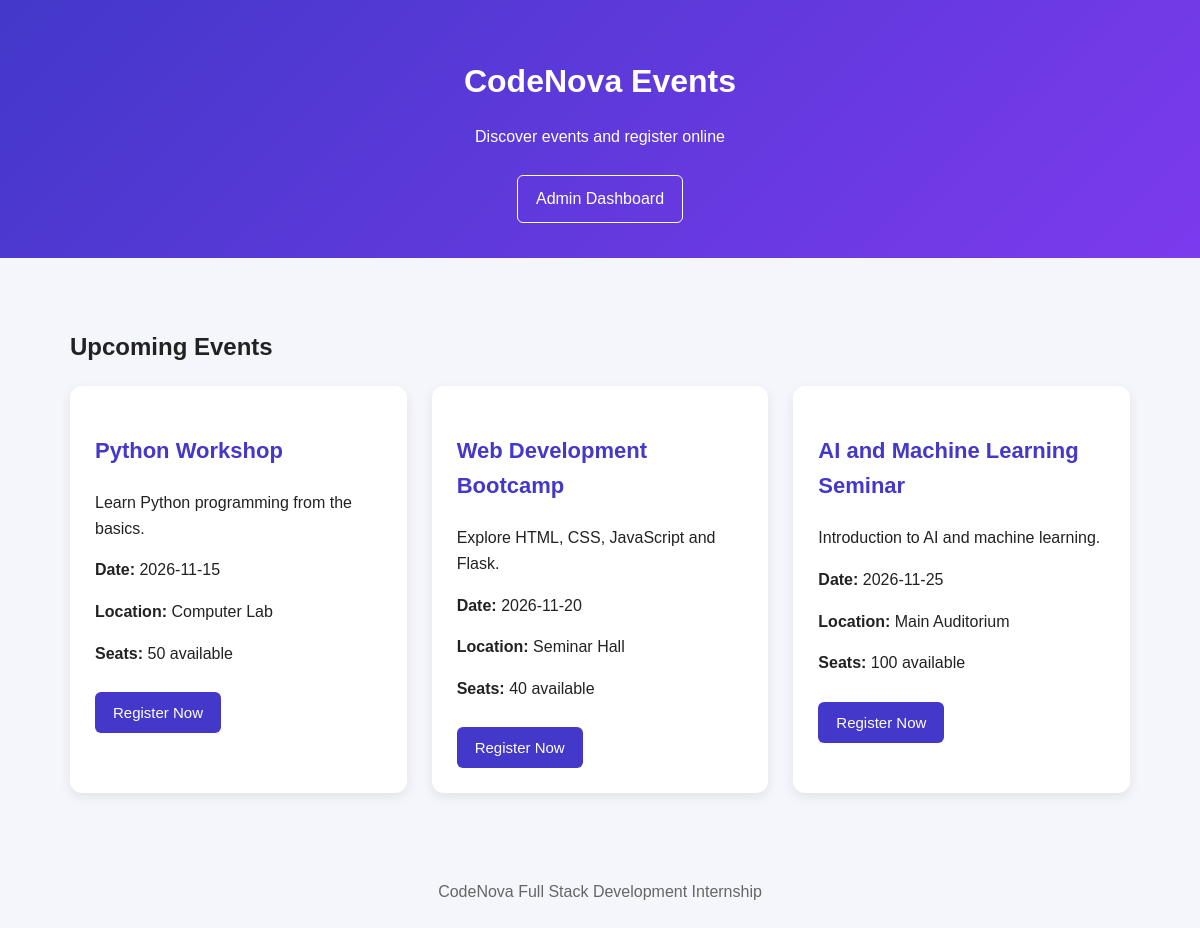
The page / on the database its author committed.
### tables this page shows
CREATE TABLE events (
            id INTEGER PRIMARY KEY AUTOINCREMENT,
            title TEXT NOT NULL,
            description TEXT NOT NULL,
            event_date TEXT NOT NULL,
            location TEXT NOT NULL,
            capacity INTEGER NOT NULL
                CHECK(capacity > 0)
        );

### app.py (the view)
@app.route("/")
def home():
    connection = get_connection()
    events = connection.execute("""
        SELECT e.*,
        (SELECT COUNT(*) FROM registrations r
         WHERE r.event_id = e.id) AS registered
        FROM events e
        ORDER BY e.event_date
    """).fetchall()
    connection.close()
    return render_template("index.html", events=events)

### database.py (called while the page is built)
def get_connection():
    connection = sqlite3.connect(DATABASE_NAME)
    connection.row_factory = sqlite3.Row
    return connection

### templates/index.html (shortened to what this page needs)
<!DOCTYPE html>
<html lang="en">
<head>
    <link rel="stylesheet" href="{{ url_for('static', filename='css/style.css') }}">
</head>
<body>
<header>
    <h1>CodeNova Events</h1>
    <p>Discover events and register online</p>
    <a href="{{ url_for('admin') }}">Admin Dashboard</a>
</header>
<main>
    <h2>Upcoming Events</h2>
    <div class="events-container">
        {% for event in events %}
        <div class="event-card">
            <h3>{{ event.title }}</h3>
            <p>{{ event.description }}</p>
            <p><strong>Date:</strong> {{ event.event_date }}</p>
            <p><strong>Location:</strong> {{ event.location }}</p>
            <p>
                <strong>Seats:</strong>
                {{ event.capacity - event.registered }} available
            </p>
            {% if event.capacity > event.registered %}
            <button onclick="openRegistration({{ event.id }}, {{ event.title | tojson }})">
                Register Now
            </button>
            {% else %}
            <button disabled>Fully Booked</button>
            {% endif %}
        </div>
        {% else %}
        <p>No upcoming events available.</p>
        {% endfor %}
    </div>
</main>
<footer>
    <p>CodeNova Full Stack Development Internship</p>
</footer>
</body>
</html>

### static/css/style.css (style rules this page uses)
* { box-sizing: border-box; }
body { margin: 0; font-family: Arial, sans-serif; background: #f4f6fb; color: #222; line-height: 1.6; }
header { background: linear-gradient(135deg, #4338ca, #7c3aed); color: white; padding: 35px 20px; text-align: center; }
header h1 { margin-bottom: 10px; font-size: 32px; }
header a { display: inline-block; margin-top: 10px; color: white; text-decoration: none; border: 1px solid white; padding: 10px 18px; border-radius: 6px; }
main { max-width: 1100px; margin: 30px auto; padding: 20px; }
.events-container { display: grid; grid-template-columns: repeat(auto-fit, minmax(260px, 1fr)); gap: 25px; }
.event-card { background: white; padding: 25px; border-radius: 12px; box-shadow: 0 4px 12px rgba(0, 0, 0, 0.08); transition: transform 0.2s, box-shadow 0.2s; }
.event-card h3 { color: #4338ca; font-size: 22px; }
button { background: #4338ca; color: white; border: none; padding: 12px 18px; border-radius: 6px; cursor: pointer; margin-top: 10px; font-size: 15px; }
footer { text-align: center; padding: 20px; color: #666; }

### rows shown on the page
events: title "Python Workshop", description "Learn Python programming from the basics.", event_date "2026-11-15", location "Computer Lab", event.capacity-event.registered "50"
events: title "Web Development Bootcamp", description "Explore HTML, CSS, JavaScript and Flask.", event_date "2026-11-20", location "Seminar Hall", event.capacity-event.registered "40"
events: title "AI and Machine Learning Seminar", description "Introduction to AI and machine learning.", event_date "2026-11-25", location "Main Auditorium", event.capacity-event.registered "100"
